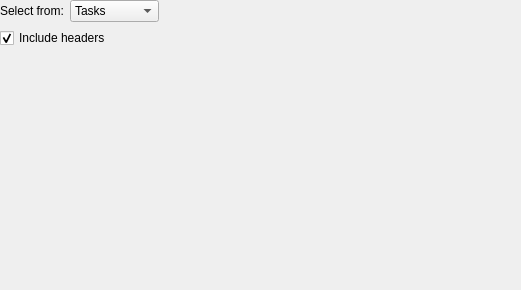
<?xml version="1.0" encoding="UTF-8"?>
<ui version="4.0">
 <class>ScriptingDataQueryView</class>
 <widget class="QWidget" name="ScriptingDataQueryView">
  <property name="geometry">
   <rect>
    <x>0</x>
    <y>0</y>
    <width>521</width>
    <height>290</height>
   </rect>
  </property>
  <layout class="QVBoxLayout" name="verticalLayout">
   <property name="margin">
    <number>0</number>
   </property>
   <item>
    <layout class="QHBoxLayout" name="horizontalLayout">
     <item>
      <widget class="QLabel" name="label">
       <property name="text">
        <string>Select from:</string>
       </property>
      </widget>
     </item>
     <item>
      <widget class="QComboBox" name="ui_objectType">
       <item>
        <property name="text">
         <string>Tasks</string>
        </property>
       </item>
       <item>
        <property name="text">
         <string>Resources</string>
        </property>
       </item>
       <item>
        <property name="text">
         <string>Accounts</string>
        </property>
       </item>
      </widget>
     </item>
     <item>
      <spacer name="horizontalSpacer">
       <property name="orientation">
        <enum>Qt::Horizontal</enum>
       </property>
       <property name="sizeHint" stdset="0">
        <size>
         <width>40</width>
         <height>20</height>
        </size>
       </property>
      </spacer>
     </item>
    </layout>
   </item>
   <item>
    <widget class="QCheckBox" name="ui_includeHeaders">
     <property name="text">
      <string>Include headers</string>
     </property>
     <property name="checked">
      <bool>true</bool>
     </property>
    </widget>
   </item>
   <item>
    <widget class="KActionSelector" name="ui_properties"/>
   </item>
  </layout>
 </widget>
 <customwidgets>
  <customwidget>
   <class>KActionSelector</class>
   <extends>QWidget</extends>
   <header>kactionselector.h</header>
  </customwidget>
 </customwidgets>
 <resources/>
 <connections/>
</ui>
